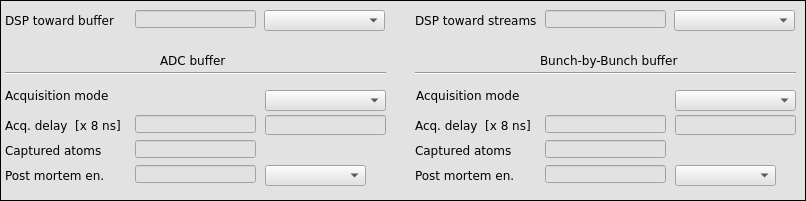
     <widget class="caFrame" name="caframe_3">
      <property name="geometry">
       <rect>
        <x>3</x>
        <y>5</y>
        <width>806</width>
        <height>201</height>
       </rect>
      </property>
      <property name="styleSheet">
       <string notr="true">background-color: rgb(226, 226, 226);</string>
      </property>
      <property name="frameShape">
       <enum>QFrame::Box</enum>
      </property>
      <widget class="caMenu" name="camenu_3">
       <property name="geometry">
        <rect>
         <x>155</x>
         <y>415</y>
         <width>100</width>
         <height>25</height>
        </rect>
       </property>
       <property name="font">
        <font>
         <family>DejaVu Sans</family>
         <pointsize>10</pointsize>
        </font>
       </property>
       <property name="frame">
        <bool>true</bool>
       </property>
       <property name="channel" stdset="0">
        <string notr="true">$(DEVICE):dsp:insert_zeros</string>
       </property>
       <property name="labelDisplay">
        <bool>false</bool>
       </property>
      </widget>
      <widget class="QLabel" name="label_12">
       <property name="geometry">
        <rect>
         <x>5</x>
         <y>415</y>
         <width>151</width>
         <height>25</height>
        </rect>
       </property>
       <property name="font">
        <font>
         <family>DejaVu Sans</family>
        </font>
       </property>
       <property name="text">
        <string>Insert zeros</string>
       </property>
      </widget>
      <widget class="caMenu" name="camenu">
       <property name="geometry">
        <rect>
         <x>264</x>
         <y>10</y>
         <width>121</width>
         <height>21</height>
        </rect>
       </property>
       <property name="font">
        <font>
         <family>DejaVu Sans</family>
         <pointsize>9</pointsize>
        </font>
       </property>
       <property name="styleSheet">
        <string notr="true">color: rgb(0, 0, 0);</string>
       </property>
       <property name="frame">
        <bool>true</bool>
       </property>
       <property name="channel" stdset="0">
        <string notr="true">$(BPM):dsp:calculation_buffer_sp</string>
       </property>
       <property name="labelDisplay">
        <bool>false</bool>
       </property>
      </widget>
      <widget class="QLabel" name="label">
       <property name="geometry">
        <rect>
         <x>5</x>
         <y>10</y>
         <width>126</width>
         <height>21</height>
        </rect>
       </property>
       <property name="font">
        <font>
         <family>DejaVu Sans</family>
        </font>
       </property>
       <property name="text">
        <string>DSP toward buffer</string>
       </property>
      </widget>
      <widget class="caLineEdit" name="calineedit_4">
       <property name="geometry">
        <rect>
         <x>155</x>
         <y>705</y>
         <width>101</width>
         <height>16</height>
        </rect>
       </property>
       <property name="font">
        <font>
         <family>DejaVu Sans</family>
         <pointsize>10</pointsize>
         <stylestrategy>PreferDefault</stylestrategy>
        </font>
       </property>
       <property name="alignment">
        <set>Qt::AlignRight|Qt::AlignTrailing|Qt::AlignVCenter</set>
       </property>
       <property name="channel" stdset="0">
        <string notr="true">$(DEVICE):clock_info:adc_frequency</string>
       </property>
      </widget>
      <widget class="QLabel" name="label_55">
       <property name="geometry">
        <rect>
         <x>5</x>
         <y>705</y>
         <width>131</width>
         <height>21</height>
        </rect>
       </property>
       <property name="font">
        <font>
         <family>DejaVu Sans</family>
        </font>
       </property>
       <property name="text">
        <string>Sampling frequency</string>
       </property>
      </widget>
      <widget class="QLabel" name="label_28">
       <property name="geometry">
        <rect>
         <x>415</x>
         <y>140</y>
         <width>111</width>
         <height>20</height>
        </rect>
       </property>
       <property name="font">
        <font>
         <family>DejaVu Sans</family>
        </font>
       </property>
       <property name="text">
        <string>Captured atoms</string>
       </property>
      </widget>
      <widget class="QLabel" name="label_31">
       <property name="geometry">
        <rect>
         <x>5</x>
         <y>140</y>
         <width>116</width>
         <height>20</height>
        </rect>
       </property>
       <property name="font">
        <font>
         <family>DejaVu Sans</family>
        </font>
       </property>
       <property name="text">
        <string>Captured atoms</string>
       </property>
      </widget>
      <widget class="QLabel" name="label_33">
       <property name="geometry">
        <rect>
         <x>5</x>
         <y>115</y>
         <width>126</width>
         <height>20</height>
        </rect>
       </property>
       <property name="font">
        <font>
         <family>DejaVu Sans</family>
        </font>
       </property>
       <property name="text">
        <string>Acq. delay  [x 8 ns] </string>
       </property>
      </widget>
      <widget class="caTextEntry" name="tbtddcsynth_offs_4">
       <property name="geometry">
        <rect>
         <x>265</x>
         <y>115</y>
         <width>121</width>
         <height>20</height>
        </rect>
       </property>
       <property name="font">
        <font>
         <family>DejaVu Sans</family>
         <pointsize>9</pointsize>
        </font>
       </property>
       <property name="alignment">
        <set>Qt::AlignRight|Qt::AlignTrailing|Qt::AlignVCenter</set>
       </property>
       <property name="channel" stdset="0">
        <string notr="true">$(BPM):dsp:acq_control:adc:trig_delay_sp</string>
       </property>
       <property name="background">
        <color>
         <red>255</red>
         <green>255</green>
         <blue>255</blue>
        </color>
       </property>
       <property name="fontScaleMode">
        <enum>caLineEdit::WidthAndHeight</enum>
       </property>
      </widget>
      <widget class="QLabel" name="label_35">
       <property name="geometry">
        <rect>
         <x>415</x>
         <y>115</y>
         <width>131</width>
         <height>20</height>
        </rect>
       </property>
       <property name="font">
        <font>
         <family>DejaVu Sans</family>
        </font>
       </property>
       <property name="text">
        <string>Acq. delay  [x 8 ns]</string>
       </property>
      </widget>
      <widget class="caTextEntry" name="tbtddcsynth_offs_5">
       <property name="geometry">
        <rect>
         <x>675</x>
         <y>115</y>
         <width>121</width>
         <height>20</height>
        </rect>
       </property>
       <property name="font">
        <font>
         <family>DejaVu Sans</family>
         <pointsize>9</pointsize>
        </font>
       </property>
       <property name="alignment">
        <set>Qt::AlignRight|Qt::AlignTrailing|Qt::AlignVCenter</set>
       </property>
       <property name="channel" stdset="0">
        <string notr="true">$(BPM):dsp:acq_control:bunch:trig_delay_sp</string>
       </property>
       <property name="background">
        <color>
         <red>255</red>
         <green>255</green>
         <blue>255</blue>
        </color>
       </property>
       <property name="fontScaleMode">
        <enum>caLineEdit::WidthAndHeight</enum>
       </property>
      </widget>
      <widget class="Line" name="line_4">
       <property name="geometry">
        <rect>
         <x>5</x>
         <y>65</y>
         <width>381</width>
         <height>16</height>
        </rect>
       </property>
       <property name="orientation">
        <enum>Qt::Horizontal</enum>
       </property>
      </widget>
      <widget class="Line" name="line_5">
       <property name="geometry">
        <rect>
         <x>415</x>
         <y>65</y>
         <width>381</width>
         <height>16</height>
        </rect>
       </property>
       <property name="orientation">
        <enum>Qt::Horizontal</enum>
       </property>
      </widget>
      <widget class="QLabel" name="label_36">
       <property name="geometry">
        <rect>
         <x>160</x>
         <y>50</y>
         <width>71</width>
         <height>20</height>
        </rect>
       </property>
       <property name="font">
        <font>
         <family>DejaVu Sans</family>
         <pointsize>9</pointsize>
        </font>
       </property>
       <property name="text">
        <string>ADC buffer </string>
       </property>
      </widget>
      <widget class="QLabel" name="label_37">
       <property name="geometry">
        <rect>
         <x>540</x>
         <y>50</y>
         <width>166</width>
         <height>20</height>
        </rect>
       </property>
       <property name="font">
        <font>
         <family>DejaVu Sans</family>
         <pointsize>9</pointsize>
        </font>
       </property>
       <property name="text">
        <string>Bunch-by-Bunch buffer </string>
       </property>
      </widget>
      <widget class="caMenu" name="camenu_2">
       <property name="geometry">
        <rect>
         <x>265</x>
         <y>90</y>
         <width>121</width>
         <height>21</height>
        </rect>
       </property>
       <property name="font">
        <font>
         <family>DejaVu Sans</family>
         <pointsize>9</pointsize>
        </font>
       </property>
       <property name="styleSheet">
        <string notr="true">color: rgb(0, 0, 0);</string>
       </property>
       <property name="frame">
        <bool>true</bool>
       </property>
       <property name="channel" stdset="0">
        <string notr="true">$(BPM):dsp:acq_control:adc:capture_sp</string>
       </property>
       <property name="labelDisplay">
        <bool>false</bool>
       </property>
      </widget>
      <widget class="QLabel" name="label_2">
       <property name="geometry">
        <rect>
         <x>5</x>
         <y>85</y>
         <width>121</width>
         <height>21</height>
        </rect>
       </property>
       <property name="font">
        <font>
         <family>DejaVu Sans</family>
        </font>
       </property>
       <property name="text">
        <string>Acquisition mode</string>
       </property>
      </widget>
      <widget class="QLabel" name="label_3">
       <property name="geometry">
        <rect>
         <x>416</x>
         <y>85</y>
         <width>121</width>
         <height>21</height>
        </rect>
       </property>
       <property name="font">
        <font>
         <family>DejaVu Sans</family>
        </font>
       </property>
       <property name="text">
        <string>Acquisition mode</string>
       </property>
      </widget>
      <widget class="caMenu" name="camenu_4">
       <property name="geometry">
        <rect>
         <x>675</x>
         <y>90</y>
         <width>121</width>
         <height>21</height>
        </rect>
       </property>
       <property name="font">
        <font>
         <family>DejaVu Sans</family>
         <pointsize>9</pointsize>
        </font>
       </property>
       <property name="styleSheet">
        <string notr="true">color: rgb(0, 0, 0);</string>
       </property>
       <property name="frame">
        <bool>true</bool>
       </property>
       <property name="channel" stdset="0">
        <string notr="true">$(BPM):dsp:acq_control:bunch:capture_sp</string>
       </property>
       <property name="labelDisplay">
        <bool>false</bool>
       </property>
      </widget>
      <widget class="caLed" name="caled_4">
       <property name="geometry">
        <rect>
         <x>240</x>
         <y>90</y>
         <width>16</width>
         <height>16</height>
        </rect>
       </property>
       <property name="font">
        <font>
         <family>DejaVu Sans</family>
         <pointsize>9</pointsize>
        </font>
       </property>
       <property name="scaleContents">
        <bool>true</bool>
       </property>
       <property name="channel" stdset="0">
        <string notr="true">$(BPM):dsp:acq_control:adc:capture_monitor</string>
       </property>
       <property name="falseColor">
        <color alpha="0">
         <red>255</red>
         <green>0</green>
         <blue>0</blue>
        </color>
       </property>
       <property name="trueColor">
        <color>
         <red>0</red>
         <green>255</green>
         <blue>0</blue>
        </color>
       </property>
       <property name="undefinedColor">
        <color>
         <red>0</red>
         <green>255</green>
         <blue>0</blue>
        </color>
       </property>
       <property name="trueValue">
        <string/>
       </property>
       <property name="falseValue">
        <string>off</string>
       </property>
      </widget>
      <widget class="caLed" name="caled_5">
       <property name="geometry">
        <rect>
         <x>650</x>
         <y>90</y>
         <width>16</width>
         <height>16</height>
        </rect>
       </property>
       <property name="font">
        <font>
         <family>DejaVu Sans</family>
         <pointsize>9</pointsize>
        </font>
       </property>
       <property name="scaleContents">
        <bool>true</bool>
       </property>
       <property name="channel" stdset="0">
        <string notr="true">$(BPM):dsp:acq_control:bunch:capture_monitor</string>
       </property>
       <property name="falseColor">
        <color alpha="0">
         <red>255</red>
         <green>0</green>
         <blue>0</blue>
        </color>
       </property>
       <property name="trueColor">
        <color>
         <red>0</red>
         <green>255</green>
         <blue>0</blue>
        </color>
       </property>
       <property name="undefinedColor">
        <color>
         <red>0</red>
         <green>255</green>
         <blue>0</blue>
        </color>
       </property>
       <property name="trueValue">
        <string/>
       </property>
       <property name="falseValue">
        <string>off</string>
       </property>
      </widget>
      <widget class="QLabel" name="label_4">
       <property name="geometry">
        <rect>
         <x>5</x>
         <y>165</y>
         <width>121</width>
         <height>21</height>
        </rect>
       </property>
       <property name="font">
        <font>
         <family>DejaVu Sans</family>
        </font>
       </property>
       <property name="text">
        <string>Post mortem en.</string>
       </property>
      </widget>
      <widget class="caMenu" name="camenu_5">
       <property name="geometry">
        <rect>
         <x>265</x>
         <y>165</y>
         <width>101</width>
         <height>21</height>
        </rect>
       </property>
       <property name="font">
        <font>
         <family>DejaVu Sans</family>
         <pointsize>9</pointsize>
        </font>
       </property>
       <property name="styleSheet">
        <string notr="true">color: rgb(0, 0, 0);</string>
       </property>
       <property name="frame">
        <bool>true</bool>
       </property>
       <property name="channel" stdset="0">
        <string notr="true">$(BPM):dsp:acq_control:adc:post_mortem:enabled_sp</string>
       </property>
       <property name="labelDisplay">
        <bool>false</bool>
       </property>
      </widget>
      <widget class="QLabel" name="label_5">
       <property name="geometry">
        <rect>
         <x>415</x>
         <y>165</y>
         <width>121</width>
         <height>21</height>
        </rect>
       </property>
       <property name="font">
        <font>
         <family>DejaVu Sans</family>
        </font>
       </property>
       <property name="text">
        <string>Post mortem en.</string>
       </property>
      </widget>
      <widget class="caMenu" name="camenu_6">
       <property name="geometry">
        <rect>
         <x>675</x>
         <y>165</y>
         <width>101</width>
         <height>21</height>
        </rect>
       </property>
       <property name="font">
        <font>
         <family>DejaVu Sans</family>
         <pointsize>9</pointsize>
        </font>
       </property>
       <property name="styleSheet">
        <string notr="true">color: rgb(0, 0, 0);</string>
       </property>
       <property name="frame">
        <bool>true</bool>
       </property>
       <property name="channel" stdset="0">
        <string notr="true">$(BPM):dsp:acq_control:bunch:post_mortem:enabled_sp</string>
       </property>
       <property name="labelDisplay">
        <bool>false</bool>
       </property>
      </widget>
      <widget class="caLed" name="caled_6">
       <property name="geometry">
        <rect>
         <x>370</x>
         <y>165</y>
         <width>16</width>
         <height>16</height>
        </rect>
       </property>
       <property name="font">
        <font>
         <family>DejaVu Sans</family>
         <pointsize>9</pointsize>
        </font>
       </property>
       <property name="scaleContents">
        <bool>true</bool>
       </property>
       <property name="channel" stdset="0">
        <string notr="true">$(BPM):dsp:acq_control:adc:post_mortem:arrived</string>
       </property>
       <property name="falseColor">
        <color alpha="0">
         <red>0</red>
         <green>255</green>
         <blue>0</blue>
        </color>
       </property>
       <property name="trueColor">
        <color>
         <red>255</red>
         <green>0</green>
         <blue>0</blue>
        </color>
       </property>
       <property name="trueValue">
        <string>true</string>
       </property>
       <property name="falseValue">
        <string>false</string>
       </property>
      </widget>
      <widget class="caLed" name="caled_7">
       <property name="geometry">
        <rect>
         <x>780</x>
         <y>165</y>
         <width>16</width>
         <height>16</height>
        </rect>
       </property>
       <property name="font">
        <font>
         <family>DejaVu Sans</family>
         <pointsize>9</pointsize>
        </font>
       </property>
       <property name="scaleContents">
        <bool>true</bool>
       </property>
       <property name="channel" stdset="0">
        <string notr="true">$(BPM):dsp:acq_control:bunch:post_mortem:arrived</string>
       </property>
       <property name="falseColor">
        <color alpha="0">
         <red>0</red>
         <green>255</green>
         <blue>0</blue>
        </color>
       </property>
       <property name="trueColor">
        <color>
         <red>255</red>
         <green>0</green>
         <blue>0</blue>
        </color>
       </property>
       <property name="trueValue">
        <string>true</string>
       </property>
       <property name="falseValue">
        <string>false</string>
       </property>
      </widget>
      <widget class="caMenu" name="camenu_8">
       <property name="geometry">
        <rect>
         <x>674</x>
         <y>10</y>
         <width>121</width>
         <height>21</height>
        </rect>
       </property>
       <property name="font">
        <font>
         <family>DejaVu Sans</family>
         <pointsize>9</pointsize>
        </font>
       </property>
       <property name="styleSheet">
        <string notr="true">color: rgb(0, 0, 0);</string>
       </property>
       <property name="frame">
        <bool>true</bool>
       </property>
       <property name="channel" stdset="0">
        <string notr="true">$(BPM):dsp:calculation_streams_sp</string>
       </property>
       <property name="labelDisplay">
        <bool>false</bool>
       </property>
      </widget>
      <widget class="QLabel" name="label_7">
       <property name="geometry">
        <rect>
         <x>415</x>
         <y>10</y>
         <width>126</width>
         <height>21</height>
        </rect>
       </property>
       <property name="font">
        <font>
         <family>DejaVu Sans</family>
        </font>
       </property>
       <property name="text">
        <string>DSP toward streams</string>
       </property>
      </widget>
      <widget class="caLineEdit" name="calineedit_31">
       <property name="geometry">
        <rect>
         <x>135</x>
         <y>10</y>
         <width>121</width>
         <height>18</height>
        </rect>
       </property>
       <property name="sizePolicy">
        <sizepolicy hsizetype="Preferred" vsizetype="Preferred">
         <horstretch>0</horstretch>
         <verstretch>0</verstretch>
        </sizepolicy>
       </property>
       <property name="font">
        <font>
         <family>DejaVu Sans</family>
         <pointsize>11</pointsize>
         <stylestrategy>PreferDefault</stylestrategy>
        </font>
       </property>
       <property name="alignment">
        <set>Qt::AlignRight|Qt::AlignTrailing|Qt::AlignVCenter</set>
       </property>
       <property name="channel" stdset="0">
        <string notr="true">$(BPM):dsp:calculation_buffer_mon</string>
       </property>
       <property name="background">
        <color>
         <red>255</red>
         <green>255</green>
         <blue>255</blue>
        </color>
       </property>
       <property name="colorMode">
        <enum>caLineEdit::Static</enum>
       </property>
       <property name="precision">
        <number>2</number>
       </property>
       <property name="precisionMode">
        <enum>caLineEdit::User</enum>
       </property>
      </widget>
      <widget class="caLineEdit" name="calineedit_32">
       <property name="geometry">
        <rect>
         <x>545</x>
         <y>10</y>
         <width>121</width>
         <height>18</height>
        </rect>
       </property>
       <property name="sizePolicy">
        <sizepolicy hsizetype="Preferred" vsizetype="Preferred">
         <horstretch>0</horstretch>
         <verstretch>0</verstretch>
        </sizepolicy>
       </property>
       <property name="font">
        <font>
         <family>DejaVu Sans</family>
         <pointsize>11</pointsize>
         <stylestrategy>PreferDefault</stylestrategy>
        </font>
       </property>
       <property name="alignment">
        <set>Qt::AlignRight|Qt::AlignTrailing|Qt::AlignVCenter</set>
       </property>
       <property name="channel" stdset="0">
        <string notr="true">$(BPM):dsp:calculation_streams_mon</string>
       </property>
       <property name="background">
        <color>
         <red>255</red>
         <green>255</green>
         <blue>255</blue>
        </color>
       </property>
       <property name="colorMode">
        <enum>caLineEdit::Static</enum>
       </property>
       <property name="precision">
        <number>2</number>
       </property>
       <property name="precisionMode">
        <enum>caLineEdit::User</enum>
       </property>
      </widget>
      <widget class="caLineEdit" name="calineedit_33">
       <property name="geometry">
        <rect>
         <x>135</x>
         <y>115</y>
         <width>121</width>
         <height>18</height>
        </rect>
       </property>
       <property name="sizePolicy">
        <sizepolicy hsizetype="Preferred" vsizetype="Preferred">
         <horstretch>0</horstretch>
         <verstretch>0</verstretch>
        </sizepolicy>
       </property>
       <property name="font">
        <font>
         <family>DejaVu Sans</family>
         <pointsize>11</pointsize>
         <stylestrategy>PreferDefault</stylestrategy>
        </font>
       </property>
       <property name="alignment">
        <set>Qt::AlignRight|Qt::AlignTrailing|Qt::AlignVCenter</set>
       </property>
       <property name="channel" stdset="0">
        <string notr="true">$(BPM):dsp:acq_control:adc:trig_delay_mon</string>
       </property>
       <property name="background">
        <color>
         <red>255</red>
         <green>255</green>
         <blue>255</blue>
        </color>
       </property>
       <property name="colorMode">
        <enum>caLineEdit::Static</enum>
       </property>
      </widget>
      <widget class="caLineEdit" name="calineedit_34">
       <property name="geometry">
        <rect>
         <x>135</x>
         <y>140</y>
         <width>121</width>
         <height>18</height>
        </rect>
       </property>
       <property name="sizePolicy">
        <sizepolicy hsizetype="Preferred" vsizetype="Preferred">
         <horstretch>0</horstretch>
         <verstretch>0</verstretch>
        </sizepolicy>
       </property>
       <property name="font">
        <font>
         <family>DejaVu Sans</family>
         <pointsize>11</pointsize>
         <stylestrategy>PreferDefault</stylestrategy>
        </font>
       </property>
       <property name="alignment">
        <set>Qt::AlignRight|Qt::AlignTrailing|Qt::AlignVCenter</set>
       </property>
       <property name="channel" stdset="0">
        <string notr="true">$(BPM):adc:captured_atoms</string>
       </property>
       <property name="background">
        <color>
         <red>255</red>
         <green>255</green>
         <blue>255</blue>
        </color>
       </property>
       <property name="colorMode">
        <enum>caLineEdit::Static</enum>
       </property>
      </widget>
      <widget class="caLineEdit" name="calineedit_35">
       <property name="geometry">
        <rect>
         <x>135</x>
         <y>165</y>
         <width>121</width>
         <height>18</height>
        </rect>
       </property>
       <property name="sizePolicy">
        <sizepolicy hsizetype="Preferred" vsizetype="Preferred">
         <horstretch>0</horstretch>
         <verstretch>0</verstretch>
        </sizepolicy>
       </property>
       <property name="font">
        <font>
         <family>DejaVu Sans</family>
         <pointsize>11</pointsize>
         <stylestrategy>PreferDefault</stylestrategy>
        </font>
       </property>
       <property name="alignment">
        <set>Qt::AlignRight|Qt::AlignTrailing|Qt::AlignVCenter</set>
       </property>
       <property name="channel" stdset="0">
        <string notr="true">$(BPM):dsp:acq_control:adc:post_mortem:enabled_mon</string>
       </property>
       <property name="background">
        <color>
         <red>255</red>
         <green>255</green>
         <blue>255</blue>
        </color>
       </property>
       <property name="colorMode">
        <enum>caLineEdit::Static</enum>
       </property>
      </widget>
      <widget class="caLineEdit" name="calineedit_36">
       <property name="geometry">
        <rect>
         <x>545</x>
         <y>165</y>
         <width>121</width>
         <height>18</height>
        </rect>
       </property>
       <property name="sizePolicy">
        <sizepolicy hsizetype="Preferred" vsizetype="Preferred">
         <horstretch>0</horstretch>
         <verstretch>0</verstretch>
        </sizepolicy>
       </property>
       <property name="font">
        <font>
         <family>DejaVu Sans</family>
         <pointsize>11</pointsize>
         <stylestrategy>PreferDefault</stylestrategy>
        </font>
       </property>
       <property name="alignment">
        <set>Qt::AlignRight|Qt::AlignTrailing|Qt::AlignVCenter</set>
       </property>
       <property name="channel" stdset="0">
        <string notr="true">$(BPM):dsp:acq_control:bunch:post_mortem:enabled_sp</string>
       </property>
       <property name="background">
        <color>
         <red>255</red>
         <green>255</green>
         <blue>255</blue>
        </color>
       </property>
       <property name="colorMode">
        <enum>caLineEdit::Static</enum>
       </property>
      </widget>
      <widget class="caLineEdit" name="calineedit_37">
       <property name="geometry">
        <rect>
         <x>545</x>
         <y>115</y>
         <width>121</width>
         <height>18</height>
        </rect>
       </property>
       <property name="sizePolicy">
        <sizepolicy hsizetype="Preferred" vsizetype="Preferred">
         <horstretch>0</horstretch>
         <verstretch>0</verstretch>
        </sizepolicy>
       </property>
       <property name="font">
        <font>
         <family>DejaVu Sans</family>
         <pointsize>11</pointsize>
         <stylestrategy>PreferDefault</stylestrategy>
        </font>
       </property>
       <property name="alignment">
        <set>Qt::AlignRight|Qt::AlignTrailing|Qt::AlignVCenter</set>
       </property>
       <property name="channel" stdset="0">
        <string notr="true">$(BPM):dsp:acq_control:bunch:trig_delay_mon</string>
       </property>
       <property name="background">
        <color>
         <red>255</red>
         <green>255</green>
         <blue>255</blue>
        </color>
       </property>
       <property name="colorMode">
        <enum>caLineEdit::Static</enum>
       </property>
      </widget>
      <widget class="caLineEdit" name="calineedit_38">
       <property name="geometry">
        <rect>
         <x>545</x>
         <y>140</y>
         <width>121</width>
         <height>18</height>
        </rect>
       </property>
       <property name="sizePolicy">
        <sizepolicy hsizetype="Preferred" vsizetype="Preferred">
         <horstretch>0</horstretch>
         <verstretch>0</verstretch>
        </sizepolicy>
       </property>
       <property name="font">
        <font>
         <family>DejaVu Sans</family>
         <pointsize>11</pointsize>
         <stylestrategy>PreferDefault</stylestrategy>
        </font>
       </property>
       <property name="alignment">
        <set>Qt::AlignRight|Qt::AlignTrailing|Qt::AlignVCenter</set>
       </property>
       <property name="channel" stdset="0">
        <string notr="true">$(BPM):bunch:captured_atoms</string>
       </property>
       <property name="background">
        <color>
         <red>255</red>
         <green>255</green>
         <blue>255</blue>
        </color>
       </property>
       <property name="colorMode">
        <enum>caLineEdit::Static</enum>
       </property>
      </widget>
     </widget>
